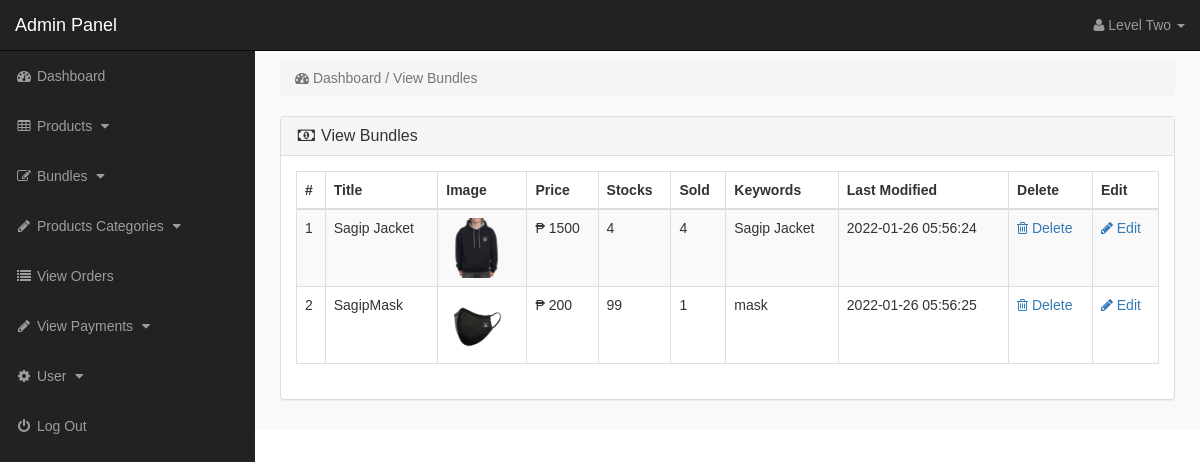
Page /admin_area/index.php?view_bundles (signed in) on the committed database.
### tables this page shows
CREATE TABLE `products` (
  `product_id` int(10) NOT NULL,
  `p_cat_id` int(10) NOT NULL,
  `cat_id` int(10) NOT NULL,
  `manufacturer_id` int(10) NOT NULL,
  `date` timestamp NOT NULL DEFAULT current_timestamp() ON UPDATE current_timestamp(),
  `product_title` text NOT NULL,
  `product_url` text NOT NULL,
  `product_img1` text NOT NULL,
  `product_img2` text NOT NULL,
  `product_img3` text NOT NULL,
  `product_price` int(10) NOT NULL,
  `product_psp_price` int(100) NOT NULL,
  `product_desc` text NOT NULL,
  `product_features` text NOT NULL,
  `product_stock` int(11) NOT NULL,
  `product_keywords` text NOT NULL,
  `product_label` text NOT NULL,
  `status` varchar(255) NOT NULL
);

### admin_area/view_bundles.php (the view)
<?php
if (!isset($_SESSION['admin_email'])) {
    echo "<script>window.open('login.php','_self')</script>";
} else {
    ?>
<div class="row">
<div class="col-lg-12" >
<ol class="breadcrumb" >
<li class="active" >
<i class="fa fa-dashboard"></i> Dashboard / View Bundles
</li>
</ol>
</div>
</div>
<div class="row" >
<div class="col-lg-12" >
<div class="panel panel-default" >
<div class="panel-heading" >
<h3 class="panel-title" >
<i class="fa fa-money fa-fw" ></i> View Bundles
</h3>
</div>
<div class="panel-body" >
<div class="table-responsive" >
<table class="table table-bordered table-hover table-striped" >
<thead>
<tr>
<th>#</th>
<th>Title</th>
<th>Image</th>
<th>Price</th>
<th>Stocks</th>
<th>Sold</th>
<th>Keywords</th>
<th>Last Modified</th>
<th>Delete</th>
<th>Edit</th>
</tr>
</thead>
<tbody>
<?php
    $i = 0;
    $get_pro = "select * from products where status='bundle'";
    $run_pro = mysqli_query($con, $get_pro);
    while ($row_pro = mysqli_fetch_array($run_pro)) {
        $pro_id = $row_pro['product_id'];
        $pro_title = $row_pro['product_title'];
        $pro_image = $row_pro['product_img1'];
        $pro_price = $row_pro['product_price'];
        $pro_stock = $row_pro['product_stock'];
        $pro_keywords = $row_pro['product_keywords'];
        $pro_date = $row_pro['date'];
        $i++;
        ?>
<tr>
<td><?php echo $i; ?></td>
<td><?php echo $pro_title; ?></td>
<td><img src="product_images/<?php echo $pro_image; ?>" width="60" height="60"></td>
<td>₱ <?php echo $pro_price; ?></td>
<td> <?php if ($pro_stock < 0) {echo $pro_stock = 0;} else {echo $pro_stock;}?> </td>
<td>
<?php
        $get_sold = "select * from pending_orders where product_id='$pro_id' and (order_status='pending' or order_status='Complete')";
        $run_sold = mysqli_query($con, $get_sold);
        $count = mysqli_num_rows($run_sold);
        echo $count;
        ?>
</td>
<td> <?php echo $pro_keywords; ?> </td>
<td><?php echo $pro_date; ?></td>
<td>
<a href="index.php?delete_bundle=<?php echo $pro_id; ?>">
<i class="fa fa-trash-o"> </i> Delete
</a>
</td>
<td>
<a href="index.php?edit_bundle=<?php echo $pro_id; ?>">
<i class="fa fa-pencil"> </i> Edit
</a>
</td>
</tr>
<?php }?>
</tbody>
</table>
</div>
</div>
</div>
</div>
</div>
<?php }?>

### admin_area/includes/sidebar.php (shortened to what this page needs)
<?php
if (!isset($_SESSION['admin_email'])) {
    echo "<script>window.open('login.php','_self')</script>";
} else {
    ?>
<nav class="navbar navbar-inverse navbar-fixed-top" >
<div class="navbar-header" >
<a class="navbar-brand" href="index.php?dashboard" >Admin Panel</a>
</div>
<ul class="nav navbar-right top-nav" >
<li class="dropdown" >
<a href="#" class="dropdown-toggle" data-toggle="dropdown" >
<i class="fa fa-user" ></i>
<?php echo $admin_name; ?> <b class="caret" ></b>
</a>
</li>
</ul>
<div class="collapse navbar-collapse navbar-ex1-collapse">
<ul class="nav navbar-nav side-nav">
<li>
<a href="index.php?dashboard">
<i class="fa fa-fw fa-dashboard"></i> Dashboard
</a>
</li>
<li>
<a href="#" data-toggle="collapse" data-target="#products">
<i class="fa fa-fw fa-table"></i> Products
<i class="fa fa-fw fa-caret-down"></i>
</a>
</li>
<li>
<a href="#" data-toggle="collapse" data-target="#bundles">
<i class="fa fa-fw fa-edit"></i> Bundles
<i class="fa fa-fw fa-caret-down"></i>
</a>
</li>
<li>
<a href="#" data-toggle="collapse" data-target="#p_cat">
<i class="fa fa-fw fa-pencil"></i> Products Categories
<i class="fa fa-fw fa-caret-down"></i>
</a>
</li>
<li>
<a href="index.php?view_orders">
<i class="fa fa-fw fa-list"></i> View Orders
</a>
</li>
<li>
<a href="#" data-toggle="collapse" data-target="#pay">
<i class="fa fa-fw fa-pencil"></i> View Payments
<i class="fa fa-fw fa-caret-down"></i>
</a>
</li>
<li>
<a href="#" data-toggle="collapse" data-target="#users">
<i class="fa fa-fw fa-gear"></i> User
<i class="fa fa-fw fa-caret-down"></i>
</a>
</li>
<li>
<a href="logout.php">
<i class="fa fa-fw fa-power-off"></i> Log Out
</a>
</li>
</ul>
</div>
</nav>
<?php }?>

### admin_area/css/style.css (style rules this page uses)
* { font-family: "Montserrat", sans-serif }
body { margin-top: 100px; font-family: "Montserrat"; }
@media (min-width: 768px) { body { margin-top: 50px; } }
.top-nav { padding: 0 15px; }
.top-nav>li { display: inline-block; float: left; }
.top-nav>li>a { padding-top: 15px; padding-bottom: 15px; line-height: 20px; color: #999; }
@media (min-width: 768px) { .side-nav { position: fixed; top: 51px; width: 255px; border-radius: 0; overflow-y: auto; background-color: #222; bottom: 0; overflow-x: hidden; padding-bottom: 40px; } }
@media (min-width: 768px) { .side-nav>li>a { width: 255px; } }
.panel-body { border-radius: 5px; }

### rows in the picture
products: product_title "Sagip Jacket", product_img1 (picture), product_price "1500", product_stock "4", count "4", product_keywords "Sagip Jacket", date "2022-01-26 05:56:24"
products: product_title "SagipMask", product_img1 (picture), product_price "200", product_stock "99", count "1", product_keywords "mask", date "2022-01-26 05:56:25"

### other values in the picture
$admin_name "Level Two"
